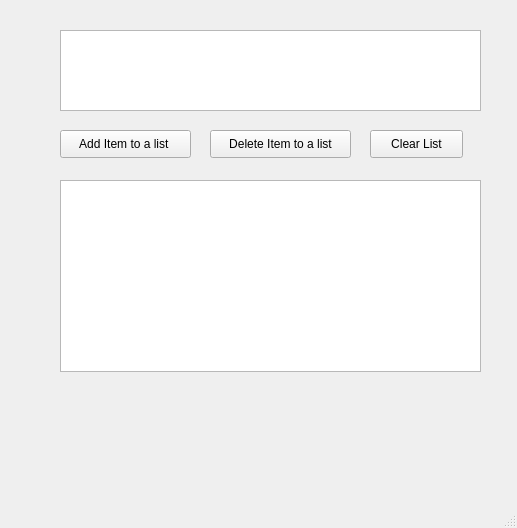
<?xml version="1.0" encoding="UTF-8"?>
<ui version="4.0">
 <class>MainWindow</class>
 <widget class="QMainWindow" name="MainWindow">
  <property name="geometry">
   <rect>
    <x>0</x>
    <y>0</y>
    <width>517</width>
    <height>528</height>
   </rect>
  </property>
  <property name="windowTitle">
   <string>MainWindow</string>
  </property>
  <widget class="QWidget" name="centralwidget">
   <widget class="QListView" name="addItem_lineEdit">
    <property name="geometry">
     <rect>
      <x>60</x>
      <y>30</y>
      <width>421</width>
      <height>81</height>
     </rect>
    </property>
   </widget>
   <widget class="QListView" name="mylist_listWidget">
    <property name="geometry">
     <rect>
      <x>60</x>
      <y>180</y>
      <width>421</width>
      <height>192</height>
     </rect>
    </property>
   </widget>
   <widget class="QPushButton" name="add_item_pushbutton">
    <property name="geometry">
     <rect>
      <x>60</x>
      <y>130</y>
      <width>131</width>
      <height>28</height>
     </rect>
    </property>
    <property name="text">
     <string>Add Item to a list </string>
    </property>
   </widget>
   <widget class="QPushButton" name="delete_item_pushbuuton">
    <property name="geometry">
     <rect>
      <x>210</x>
      <y>130</y>
      <width>141</width>
      <height>28</height>
     </rect>
    </property>
    <property name="text">
     <string>Delete Item to a list</string>
    </property>
   </widget>
   <widget class="QPushButton" name="clear_item_pushbutton">
    <property name="geometry">
     <rect>
      <x>370</x>
      <y>130</y>
      <width>93</width>
      <height>28</height>
     </rect>
    </property>
    <property name="text">
     <string>Clear List</string>
    </property>
   </widget>
  </widget>
  <widget class="QMenuBar" name="menubar">
   <property name="geometry">
    <rect>
     <x>0</x>
     <y>0</y>
     <width>517</width>
     <height>26</height>
    </rect>
   </property>
  </widget>
  <widget class="QStatusBar" name="statusbar"/>
 </widget>
 <resources/>
 <connections/>
</ui>
